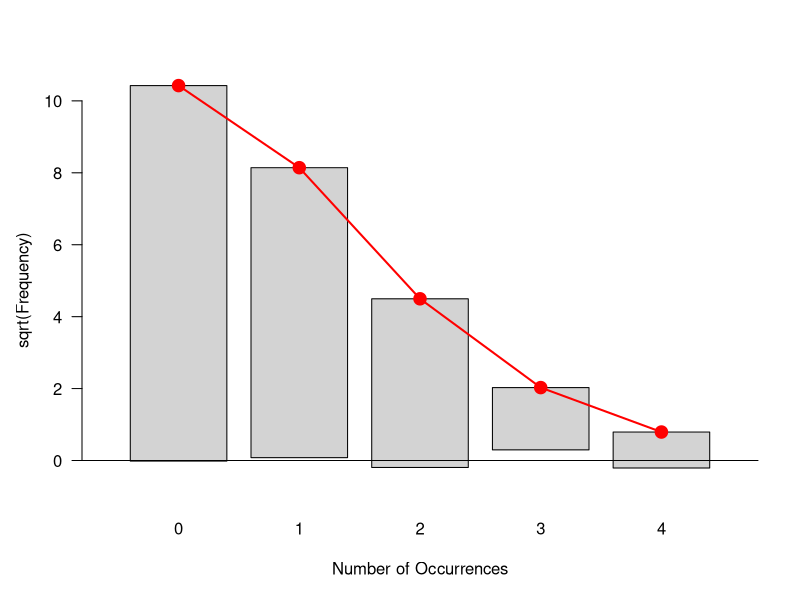

This figure's R source:
library(vcd)


### Name: HorseKicks
### Title: Death by Horse Kicks
### Aliases: HorseKicks
### Keywords: datasets

### ** Examples

data("HorseKicks")
gf <- goodfit(HorseKicks)
summary(gf)
plot(gf)
